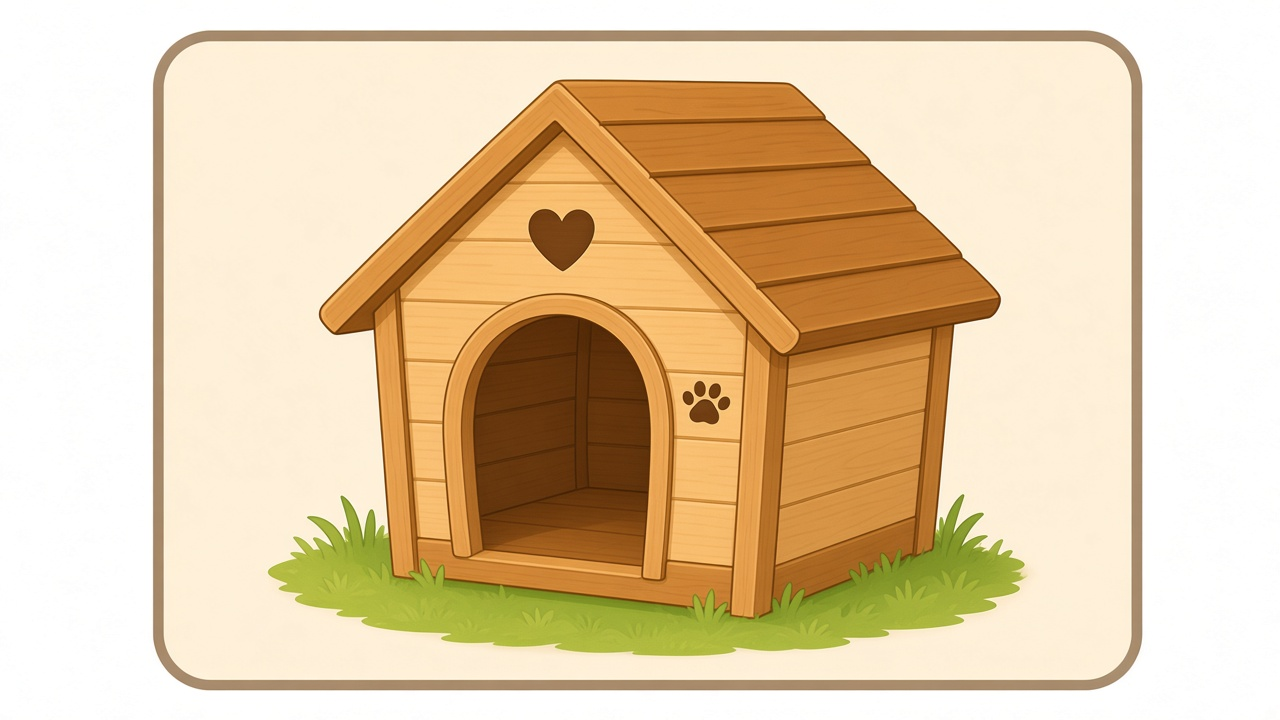
#> input picture gen/src/sort_home_kennel.jpg, 1280 x 720 px
$ python make_phase1.py
#> lines starting #> are read from the running program, lines starting #| are printed output that depends on the picture; after the words box and inside, x2 and y2 are one past the last pixel; in counts of white or black regions, pixels touching at a corner belong together
#!/usr/bin/env python3
"""Phase 1 assets: size balls, 3-piece dog puzzle, food/animal sort bin.

Size balls match the preschool card style of gen/make_shapes_colors.py.
Puzzle pieces are rendered from gen/svg/puzzle_dog_*.svg.
The animal-home bin is normalized from the illustrated source in gen/src/.
"""
from pathlib import Path
import random

import cairosvg
from PIL import Image, ImageDraw, ImageFilter

ROOT = Path(__file__).resolve().parents[1]
OUT = ROOT / "assets"
SVG = Path(__file__).resolve().parent / "svg"
SRC = Path(__file__).resolve().parent / "src"

W, H = 1280, 720
RX = 72
BORDER = 22
MARGIN = 14


def lerp(a, b, t):
    return tuple(int(a[i] * (1 - t) + b[i] * t) for i in range(3))


def make_card(border_rgb, bg_rgb, bg2_rgb=None):
    bg2 = bg2_rgb or bg_rgb
    img = Image.new("RGB", (W, H), (255, 255, 255))
    shadow = Image.new("RGBA", (W, H), (0, 0, 0, 0))
    ImageDraw.Draw(shadow).rounded_rectangle(
        [MARGIN + 3, MARGIN + 8, W - MARGIN - 1, H - MARGIN + 4], radius=RX, fill=(0, 0, 0, 42)
    )
    shadow = shadow.filter(ImageFilter.GaussianBlur(10))
    img = Image.alpha_composite(img.convert("RGBA"), shadow).convert("RGB")
    draw = ImageDraw.Draw(img)
    draw.rounded_rectangle([MARGIN, MARGIN, W - MARGIN - 1, H - MARGIN - 1], radius=RX, fill=border_rgb)

    inner = [MARGIN + BORDER, MARGIN + BORDER, W - MARGIN - BORDER - 1, H - MARGIN - BORDER - 1]
    ir = RX - 14
    grad = Image.new("RGB", (W, H), bg_rgb)
    gd = ImageDraw.Draw(grad)
    ih = inner[3] - inner[1]
    for y in range(inner[1], inner[3] + 1):
        t = (y - inner[1]) / max(ih, 1)
        gd.line([(inner[0], y), (inner[2], y)], fill=lerp(bg_rgb, bg2, t))
    mask = Image.new("L", (W, H), 0)
    ImageDraw.Draw(mask).rounded_rectangle(inner, radius=ir, fill=255)
    img.paste(grad, (0, 0), mask)

    rng = random.Random(7)
    px = img.load()
    for _ in range(14000):
        x = rng.randint(inner[0] + 4, inner[2] - 4)
        y = rng.randint(inner[1] + 4, inner[3] - 4)
        c = px[x, y]
        n = rng.randint(-5, 5)
        px[x, y] = (
            max(0, min(255, c[0] + n)),
            max(0, min(255, c[1] + n)),
            max(0, min(255, c[2] + n)),
        )
    return img


def soft_ellipse_shadow(img, bbox, blur=12, alpha=48):
    layer = Image.new("RGBA", img.size, (0, 0, 0, 0))
    ImageDraw.Draw(layer).ellipse(bbox, fill=(0, 0, 0, alpha))
    layer = layer.filter(ImageFilter.GaussianBlur(blur))
    return Image.alpha_composite(img.convert("RGBA"), layer)


def draw_face(draw, cx, cy, scale=1.0, color=(26, 26, 26)):
    e = int(14 * scale)
    gap = int(36 * scale)
    draw.ellipse([cx - gap // 2 - e, cy - e, cx - gap // 2 + e, cy + e], fill=color)
    draw.ellipse([cx + gap // 2 - e, cy - e, cx + gap // 2 + e, cy + e], fill=color)
    h = max(3, int(5 * scale))
    draw.ellipse(
        [cx - gap // 2 - e + int(3 * scale), cy - e + int(3 * scale),
         cx - gap // 2 - e + int(3 * scale) + h * 2, cy - e + int(3 * scale) + h * 2],
        fill=(255, 255, 255),
    )
    draw.ellipse(
        [cx + gap // 2 - e + int(3 * scale), cy - e + int(3 * scale),
         cx + gap // 2 - e + int(3 * scale) + h * 2, cy - e + int(3 * scale) + h * 2],
        fill=(255, 255, 255),
    )
    sw = max(3, int(4.5 * scale))
    bbox = [cx - int(20 * scale), cy + int(6 * scale), cx + int(20 * scale), cy + int(36 * scale)]
    draw.arc(bbox, start=20, end=160, fill=color, width=sw)


def paint_ellipse_grad(img, bbox, c_top, c_bot, outline=None, ow=5):
    x0, y0, x1, y1 = [int(v) for v in bbox]
    layer = Image.new("RGBA", img.size, (0, 0, 0, 0))
    grad = Image.new("RGB", (x1 - x0 + 1, y1 - y0 + 1))
    gd = ImageDraw.Draw(grad)
    h = y1 - y0
    for y in range(h + 1):
        gd.line([(0, y), (x1 - x0, y)], fill=lerp(c_top, c_bot, y / max(h, 1)))
    mask = Image.new("L", (x1 - x0 + 1, y1 - y0 + 1), 0)
    ImageDraw.Draw(mask).ellipse([0, 0, x1 - x0, y1 - y0], fill=255)
    layer.paste(grad, (x0, y0), mask)
    out = Image.alpha_composite(img.convert("RGBA"), layer)
    if outline:
        ImageDraw.Draw(out).ellipse(bbox, outline=outline, width=ow)
    return out


def make_size_ball(scale):
    """Same red ball as the color pack, drawn smaller or larger on an identical card."""
    img = make_card((210, 90, 90), (255, 240, 238), (255, 220, 214))
    cx, cy = W // 2, H // 2 + 8
    # Full-size reference radius is ~260 (the color-pack ball).
    r = 250 * scale
    bbox = [cx - r, cy - r, cx + r, cy + r]
    shadow = [cx - r * 0.92, cy + r * 0.72, cx + r * 0.92, cy + r * 0.92]
    img = soft_ellipse_shadow(img, shadow, blur=max(8, int(14 * scale)), alpha=50)
    ow = max(4, int(8 * scale))
    img = paint_ellipse_grad(img, bbox, (255, 120, 110), (200, 40, 40), outline=(150, 25, 25), ow=ow)
    hi = Image.new("RGBA", img.size, (0, 0, 0, 0))
    hd = ImageDraw.Draw(hi)
    hd.ellipse(
        [cx - r * 0.42, cy - r * 0.62, cx - r * 0.02, cy - r * 0.18],
        fill=(255, 255, 255, 110),
    )
    hd.ellipse(
        [cx + r * 0.28, cy + r * 0.16, cx + r * 0.52, cy + r * 0.38],
        fill=(255, 255, 255, 50),
    )
    img = Image.alpha_composite(img.convert("RGBA"), hi)
    d = ImageDraw.Draw(img)
    draw_face(d, cx, cy + int(8 * scale), 1.55 * scale)
    return img.convert("RGB")


def render_svg(name, out_name, scale=2):
    png = cairosvg.svg2png(url=str(SVG / name), scale=scale)
    path = OUT / out_name
    path.write_bytes(png)
    im = Image.open(path)
    print(f"wrote {path} {im.size}")


def save_sort_home():
    src = Image.open(SRC / "sort_home_kennel.jpg").convert("RGB")
    src = src.resize((1280, 720), Image.Resampling.LANCZOS)
    path = OUT / "sort_home.png"
    src.save(path, "PNG", optimize=True)
    print(f"wrote {path} {src.size}")


def save(name, img):
    path = OUT / name
    img.save(path, "PNG", optimize=True)
    print(f"wrote {path} {img.size}")


def main():
    OUT.mkdir(parents=True, exist_ok=True)
    save("size_ball_big.png", make_size_ball(1.0))
#> in make_card, `img = Image.new("RGB", (W, H), (255, 255, 255))`: img: PIL image 1280x720 RGB; every value is 255
#> in make_card, `shadow = Image.new("RGBA", (W, H), (0, 0, 0, 0))`: shadow: PIL image 1280x720 RGBA; every value is 0
#> in make_card, `ImageDraw.Draw(shadow).rounded_rectangle( [MARGIN + 3, MARGIN + 8, W -..`:
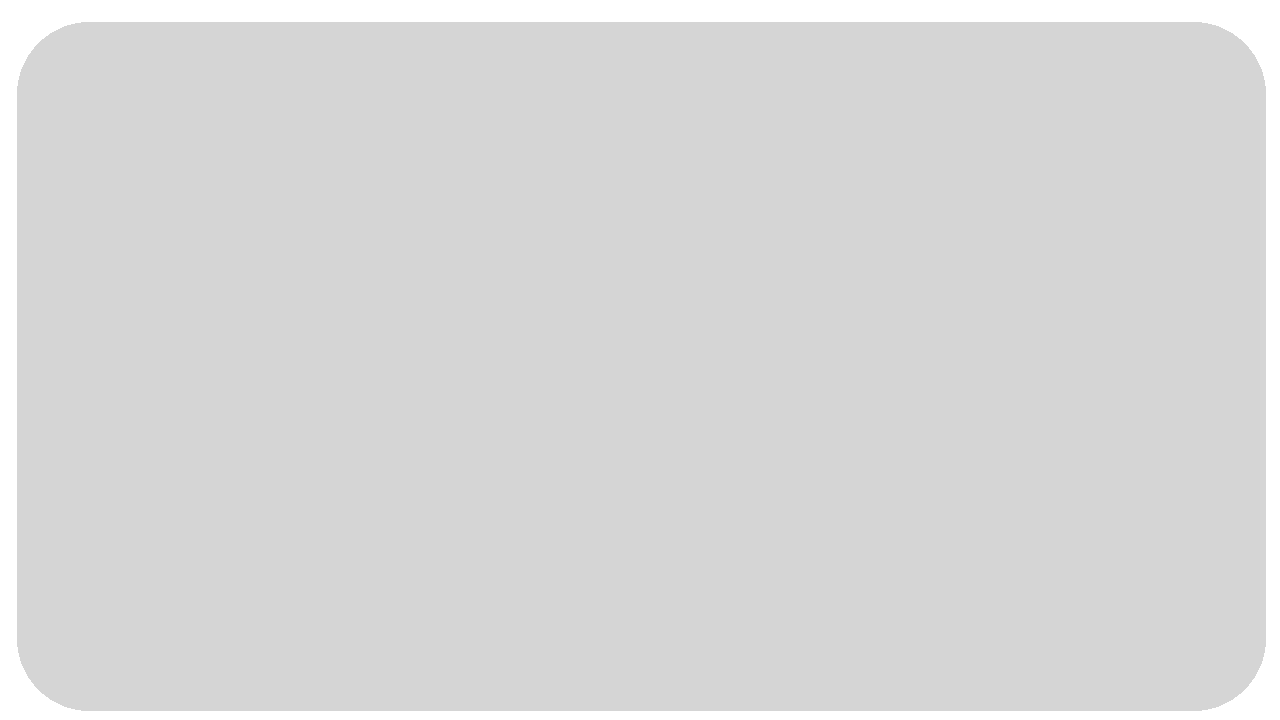
#> shadow: PIL image 1280x720 RGBA; mean R, G, B, A 0, 0, 0, 39; transparent parts drawn white
#> in make_card, `mask = Image.new("L", (W, H), 0)`: mask: PIL image 1280x720 L; every value is 0
#> in make_card, `ImageDraw.Draw(mask).rounded_rectangle(inner, radius=ir, fill=255)`:
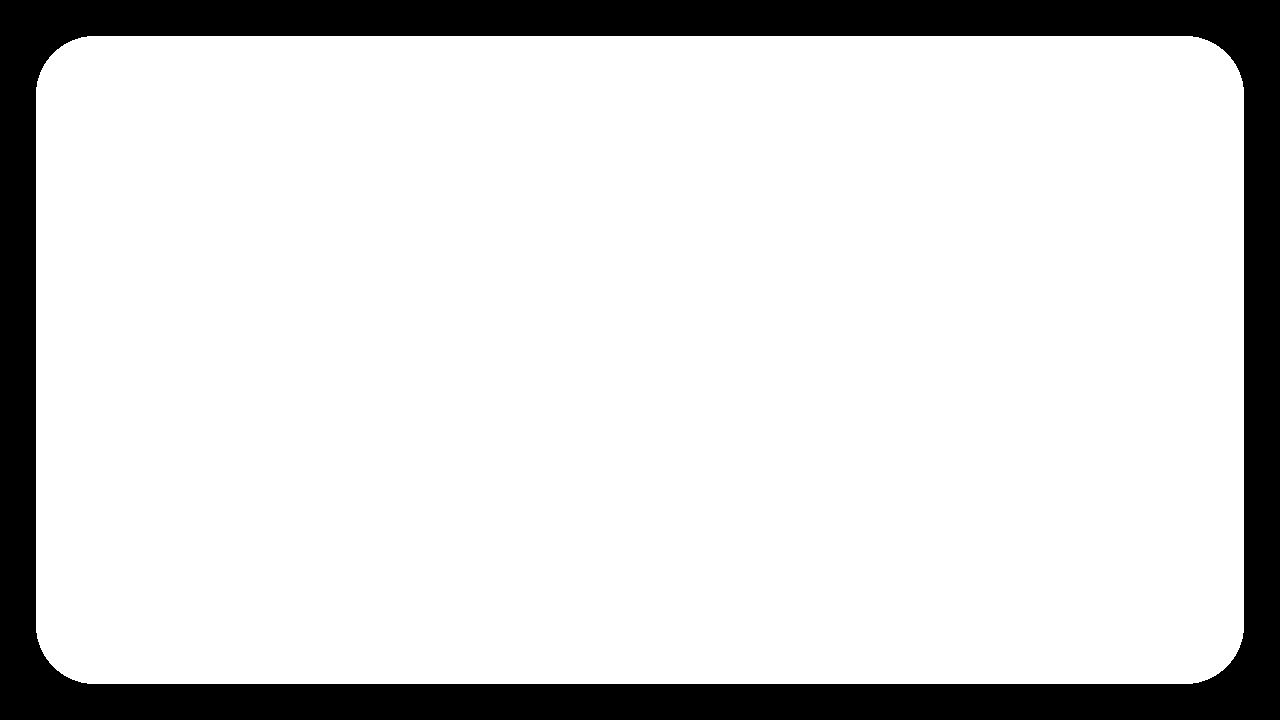
#> mask: PIL image 1280x720 L; 84.6% white; 1 black region, box (x1, y1, x2, y2) and area: (0, 0, 1280, 720) 141772
#> the loop in make_card, `for _ in range(14000):` made 14000 passes
#> (x, y, c) on passes 1 to 3: (703, 194, (255, 235, 232)), (138, 114, (255, 237, 235)), (232, 414, (255, 228, 223))
#> in paint_ellipse_grad, `grad = Image.new("RGB", (x1 - x0 + 1, y1 - y0 + 1))`: grad: PIL image 501x501 RGB; every value is 0
#> in paint_ellipse_grad, `mask = Image.new("L", (x1 - x0 + 1, y1 - y0 + 1), 0)`: mask: PIL image 501x501 L; every value is 0
#> in paint_ellipse_grad, `ImageDraw.Draw(mask).ellipse([0, 0, x1 - x0, y1 - y0], fill=255)`: mask: PIL image 501x501 L; 78.5% white; 4 black regions, box (x1, y1, x2, y2) and area: (0, 0, 235, 235) 13489, (266, 0, 501, 235) 13489, (0, 266, 235, 501) 13489, (266, 266, 501, 501) 13489
#> in paint_ellipse_grad, `layer.paste(grad, (x0, y0), mask)`:
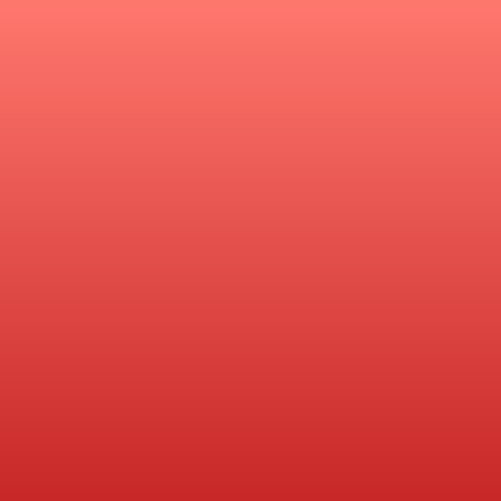
#> grad: PIL image 501x501 RGB; mean R, G, B 227, 79.5, 74.5
#> in make_size_ball, `img = Image.alpha_composite(img.convert("RGBA"), hi)`:
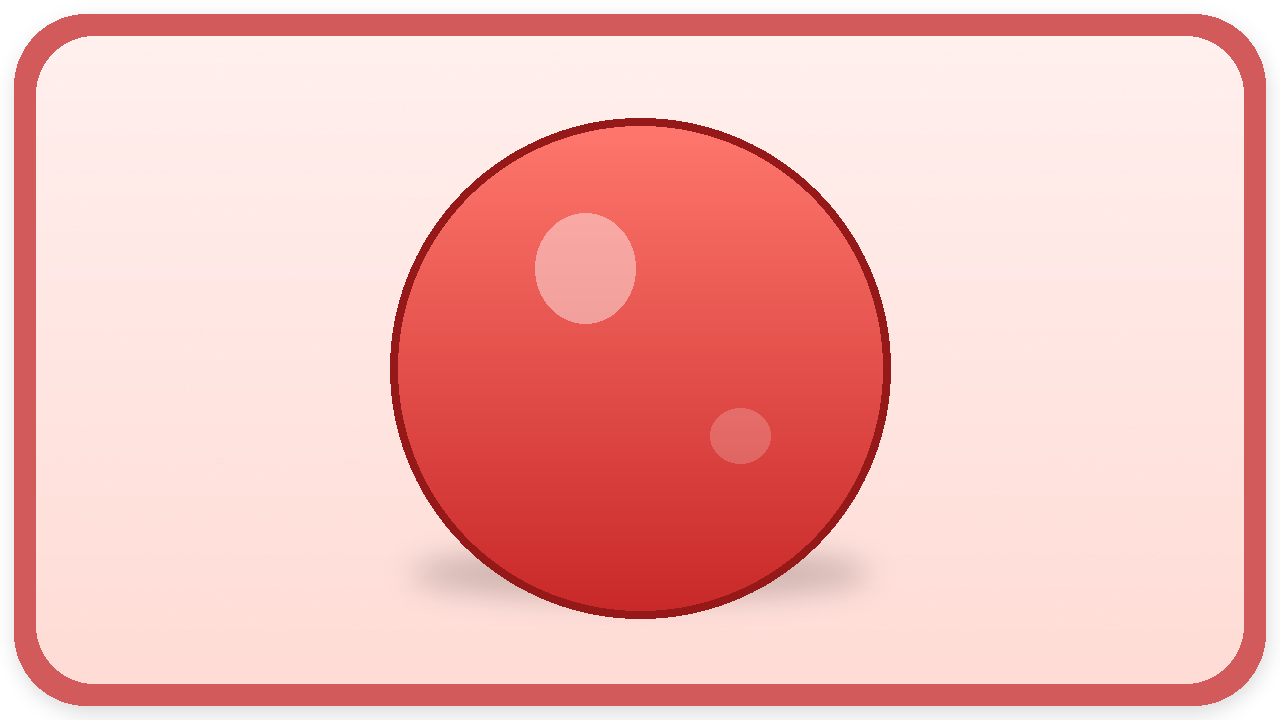
#> img: PIL image 1280x720 RGBA; mean R, G, B, A 243.1, 185.9, 182.4, 255
#| wrote assets/size_ball_big.png (1280, 720)
    save("size_ball_mid.png", make_size_ball(0.68))
#> the loop in make_card (call 2), `for _ in range(14000):` made 14000 passes
#> in paint_ellipse_grad (call 2), `grad = Image.new("RGB", (x1 - x0 + 1, y1 - y0 + 1))`: grad: PIL image 341x341 RGB; every value is 0
#> in paint_ellipse_grad (call 2), `mask = Image.new("L", (x1 - x0 + 1, y1 - y0 + 1), 0)`: mask: PIL image 341x341 L; every value is 0
#> in paint_ellipse_grad (call 2), `ImageDraw.Draw(mask).ellipse([0, 0, x1 - x0, y1 - y0], fill=255)`: mask: PIL image 341x341 L; 78.5% white; 4 black regions, box (x1, y1, x2, y2) and area: (0, 0, 157, 157) 6254, (184, 0, 341, 157) 6254, (0, 184, 157, 341) 6254, (184, 184, 341, 341) 6254
#| wrote assets/size_ball_mid.png (1280, 720)
    save("size_ball_small.png", make_size_ball(0.42))
#> call 3 of paint_ellipse_grad, with c_top = (255, 120, 110), c_bot = (200, 40, 40), outline = (150, 25, 25), ow = 4
#> in paint_ellipse_grad (call 3), `grad = Image.new("RGB", (x1 - x0 + 1, y1 - y0 + 1))`: grad: PIL image 211x211 RGB; every value is 0
#> in paint_ellipse_grad (call 3), `mask = Image.new("L", (x1 - x0 + 1, y1 - y0 + 1), 0)`: mask: PIL image 211x211 L; every value is 0
#> in paint_ellipse_grad (call 3), `ImageDraw.Draw(mask).ellipse([0, 0, x1 - x0, y1 - y0], fill=255)`:
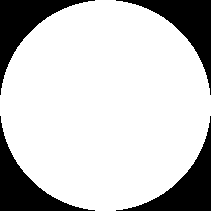
#> mask: PIL image 211x211 L; 78.4% white; 4 black regions, box (x1, y1, x2, y2) and area: (0, 0, 95, 95) 2403, (116, 0, 211, 95) 2403, (0, 116, 95, 211) 2403, (116, 116, 211, 211) 2403
#> in paint_ellipse_grad (call 3), `out = Image.alpha_composite(img.convert("RGBA"), layer)`:
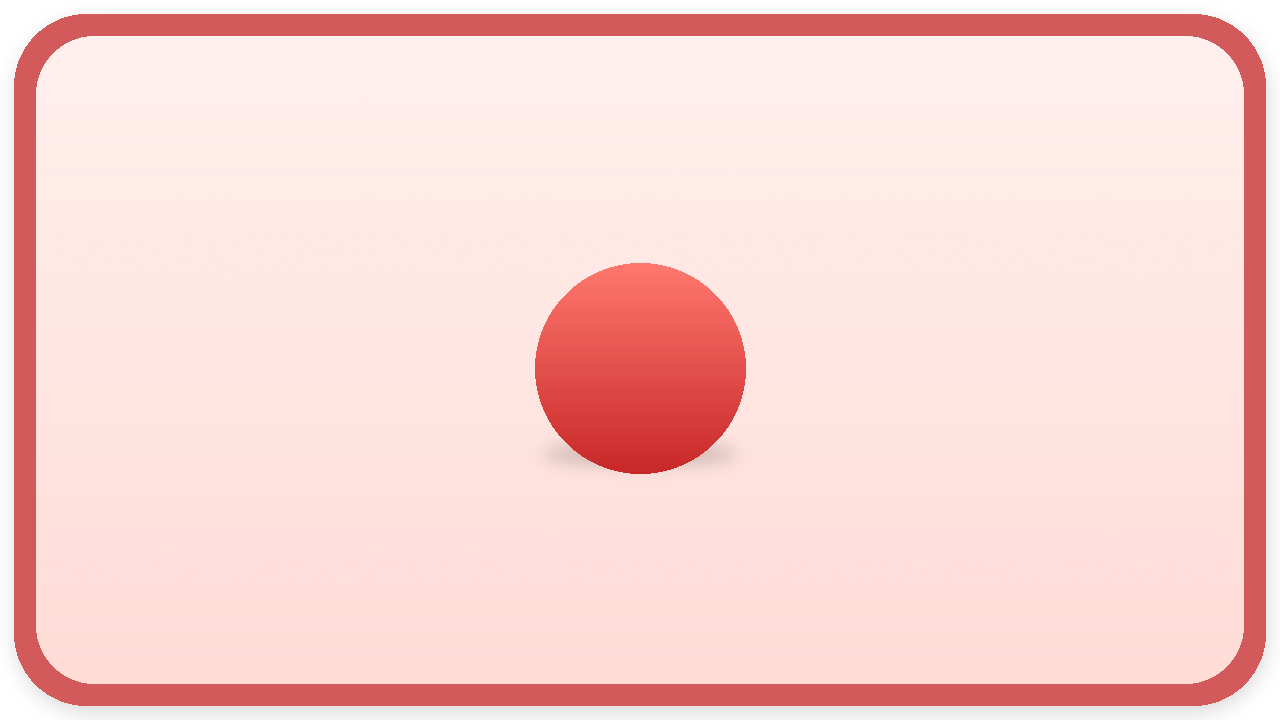
#> out: PIL image 1280x720 RGBA; mean R, G, B, A 249.2, 212.4, 209, 255
#| wrote assets/size_ball_small.png (1280, 720)
    render_svg("puzzle_dog_head.svg", "puzzle_dog_head.png")
#> (the call stopped at in render_svg, `png = cairosvg.svg2png(url=str(SVG / name), scale=scale)`: cairosvg is not available in this run)
    render_svg("puzzle_dog_body.svg", "puzzle_dog_body.png")
#> (the call stopped at in render_svg, `png = cairosvg.svg2png(url=str(SVG / name), scale=scale)`: cairosvg is not available in this run)
    render_svg("puzzle_dog_tail.svg", "puzzle_dog_tail.png")
#> (the call stopped at in render_svg, `png = cairosvg.svg2png(url=str(SVG / name), scale=scale)`: cairosvg is not available in this run)
    save_sort_home()
#| wrote assets/sort_home.png (1280, 720)
    print("done")


if __name__ == "__main__":
    main()
